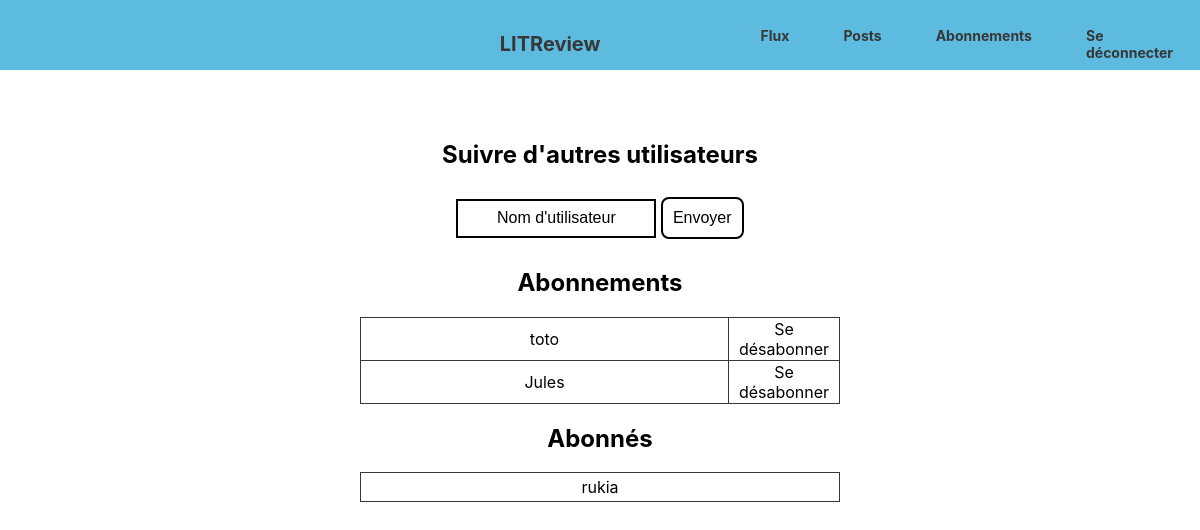
The app's page /subscribe/ (signed in), older data.
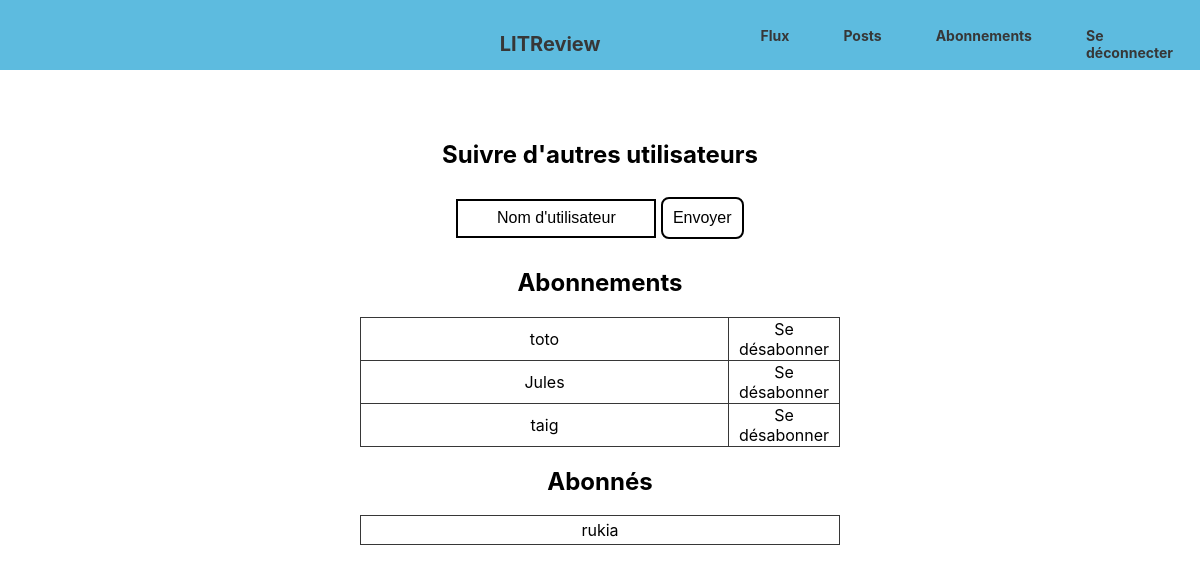
The same page, newer data.
### blog/models.py (models this page shows)
class UserFollows(models.Model):
    user = models.ForeignKey(
        settings.AUTH_USER_MODEL,
        on_delete=models.CASCADE,
        related_name='following',
    )
    followed_user = models.ForeignKey(
        settings.AUTH_USER_MODEL,
        on_delete=models.CASCADE,
        related_name='followed_by'
    )
    class Meta:
        unique_together = ('user', 'followed_user')
        verbose_name = "Utilisateur suivi"
        verbose_name_plural = 'Utilisateurs suivis'

### authentication/models.py (models this page shows)
class User(AbstractUser):
    class Meta:
        verbose_name = 'Liste d\'utilisateur'
        verbose_name_plural = 'Liste des utilisateurs'

### blog/views.py (the view, shortened to what this page needs)
# urls.py: path('subscribe/', blog.views.subscribe, name='subscribe'),
@login_required
def subscribe(request):
    error_text = None
    list_followed_users = models.UserFollows.objects.filter(user=request.user)
    list_users_following_you = models.UserFollows.objects.filter(followed_user=request.user)
    return render(request, 'blog/subscribe.html', {
        'list_followed_users': list_followed_users,
        'list_users_following_you': list_users_following_you,
        'error_text': error_text,
    })

### blog/templates/blog/subscribe.html (shortened to what this page needs)
{% extends 'base.html' %}
{% block content %}
<div class="container suscribe">
    <h2>Suivre d'autres utilisateurs</h2>
    <form action="" method="post">
        <input type="text" name="username" id="username" value="" placeholder="Nom d'utilisateur" required>
        <button type='submit'>Envoyer</button>
    </form>
    <h2>Abonnements</h2>
        <table>
        {% for followed_user in list_followed_users %}
            <tr>
                <td>{{ followed_user.followed_user }}</td>
                <td><a href="{% url 'unsubscribe' followed_user.id %}">Se désabonner</a></td>
            </tr>
        {% endfor %}
        </table>
    <h2>Abonnés</h2>
        <table>
            {% for user_following_you in list_users_following_you %}
                <tr>
                    <td>{{ user_following_you.user }}</td>
                </tr>
            {% endfor %}
        </table>
</div>
{% endblock content %}

Row changes from the older to the newer data that the page shows:
added UserFollows: followed_user "taig", shown under "Abonnements"
